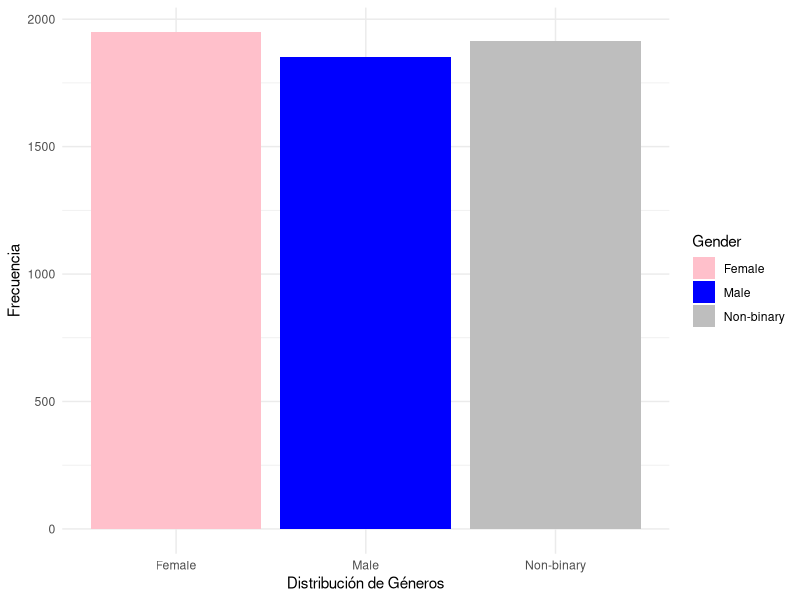
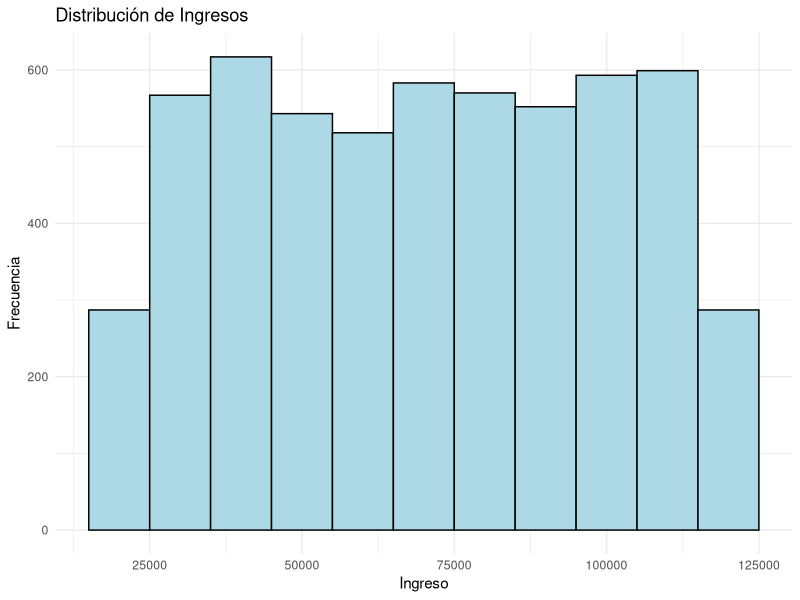
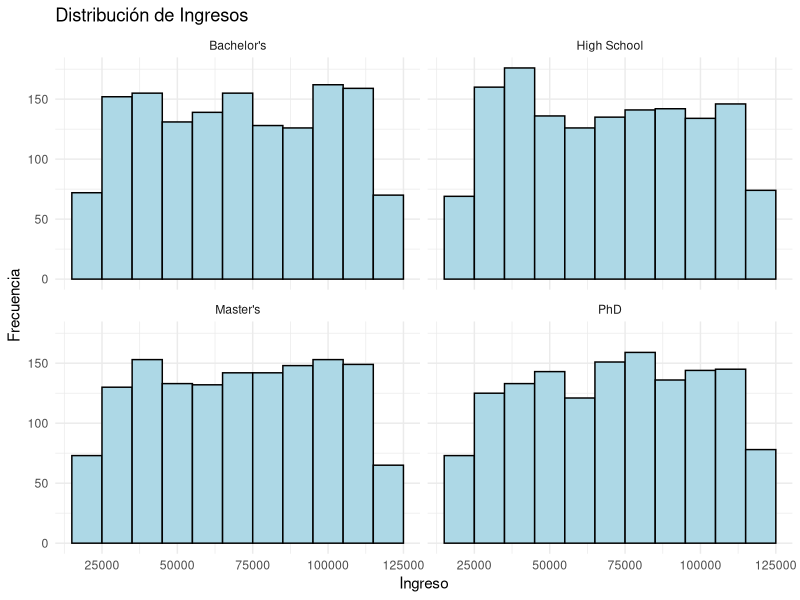
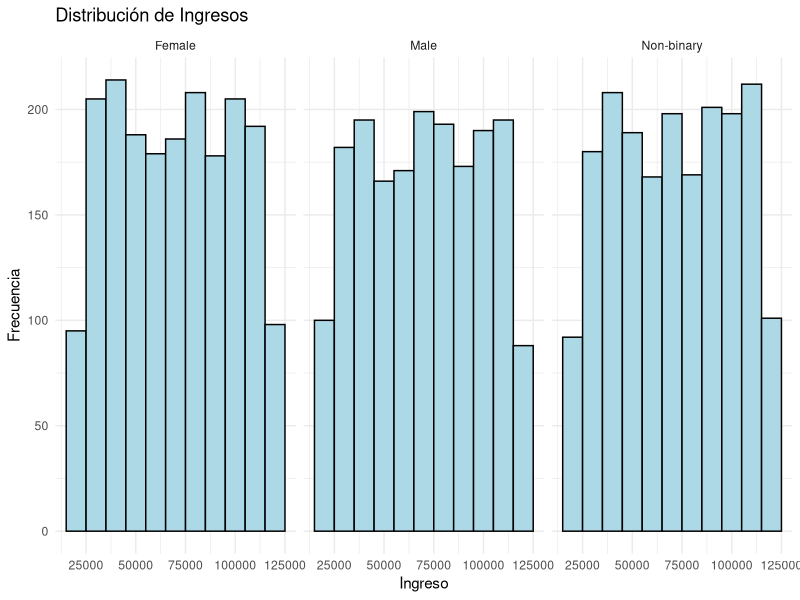
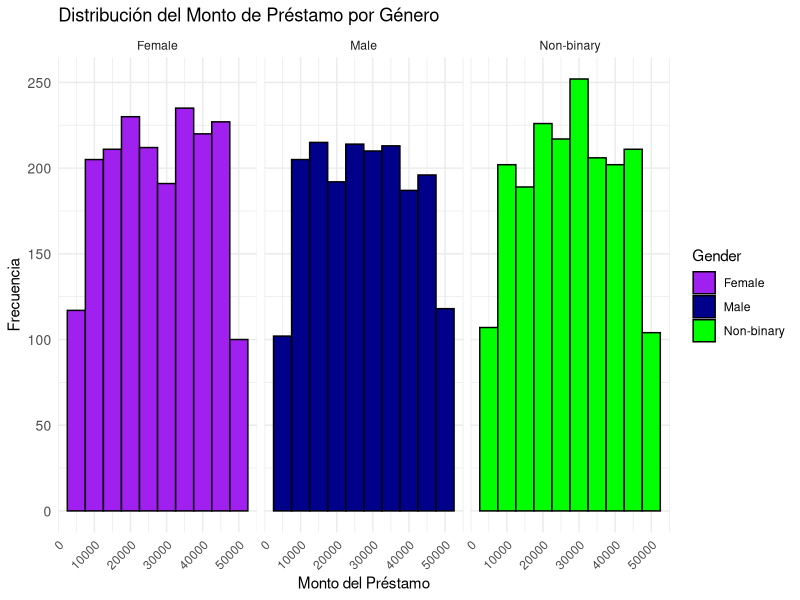
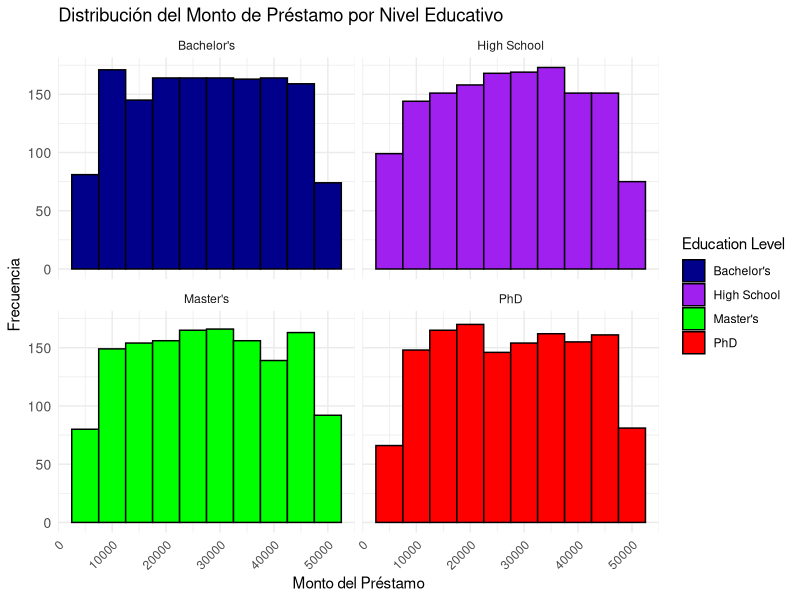
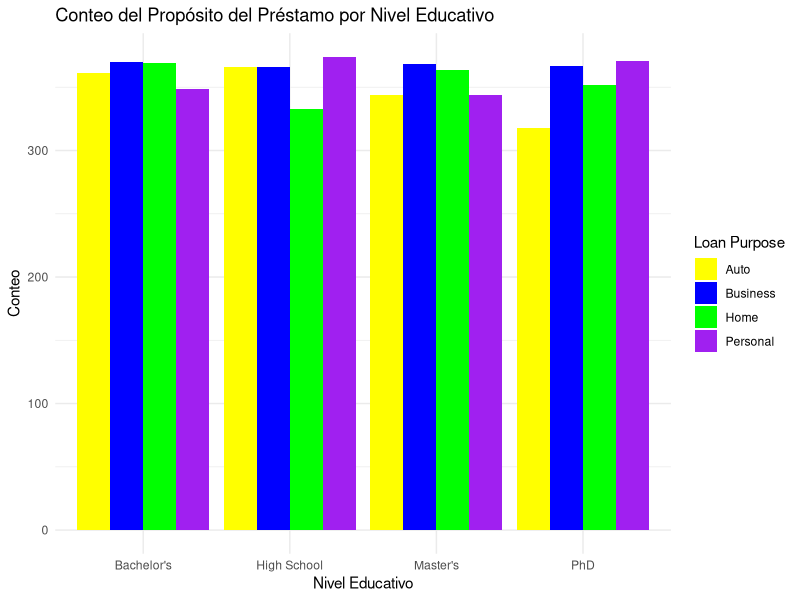
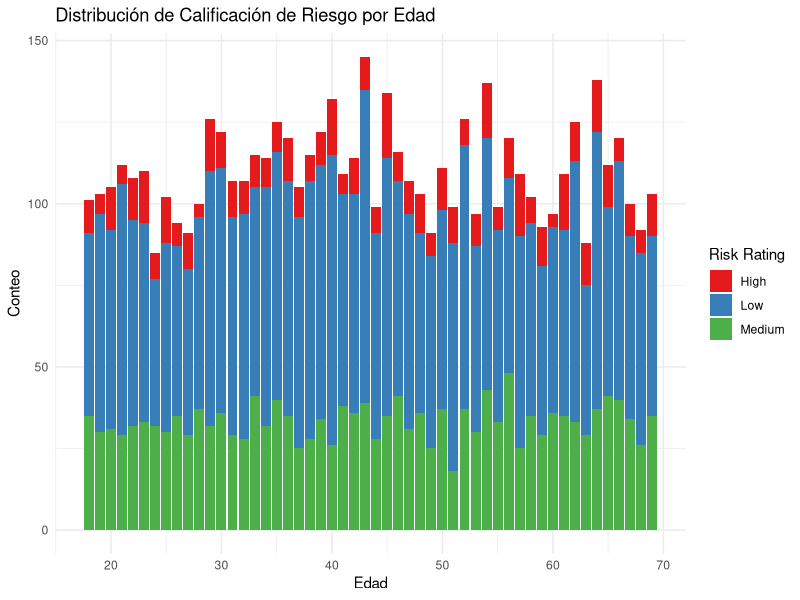

R code for these plots, in order:
## ---- chunk 1
library(readr)
base_financial_risk_assessment <- read_delim("base-financial-risk-assessment.csv", 
    delim = ";", escape_double = FALSE, trim_ws = TRUE)
View(base_financial_risk_assessment)
## ---- chunk 2
head(base_financial_risk_assessment)
## ---- chunk 3
Base_limpia <- na.omit(base_financial_risk_assessment)
head(Base_limpia)
## ---- chunk 4
library(dplyr)
resultado <- Base_limpia %>% 
  summarise(
    
    # calculamos los estadísticos de interés para la variable edad/Age
    media_edad = mean(Age),
    varianza_edad = var(Age),
    min_edad = min(Age),
    max_edad = max(Age),
    
    # Calculamos los estadísticos de interés para la variable ingreso/Income
    media_ingresos = mean(Income),
    varianza_ingresos = var(Income),
    min_ingresos = min(Income),
    max_ingresos = max(Income),
    
    # Calculamos los estadísticos de interés para la variable record_crediticio/ Credit Score
    media_record_crediticio = mean(`Credit Score`),
    varianza_record_crediticio = var(`Credit Score`),
    min_record_crediticio = min(`Credit Score`),
    max_record_crediticio = max(`Credit Score`),
    
    # Calculamos los estadísticos de interés para la variable monto del préstamo/ Loan Amount
    media_monto_prestamo = mean(`Loan Amount`),
    varianza_monto_prestamo = var(`Loan Amount`),
    min_monto_prestamo = min(`Loan Amount`),
    max_monto_prestamo = max(`Loan Amount`),
    
    # Calculamos los estadísticos de interés para variable anyos_trabajo / Years at current job
    media_anyos_trabajo = mean(`Years at Current Job`),
    varianza_anyos_trabajo = var(`Years at Current Job`),
    min_anyos_trabajo = min(`Years at Current Job`),
    max_anyos_trabajo = max(`Years at Current Job`),
  )
## ---- chunk 5
resultado$media_edad
resultado$min_edad
resultado$max_edad
## ---- chunk 6
resultado$media_ingresos
resultado$varianza_ingresos
resultado$min_ingresos
resultado$max_ingresos
## ---- chunk 7
resultado$media_monto_prestamo
resultado$varianza_monto_prestamo
resultado$min_monto_prestamo
resultado$max_monto_prestamo
## ---- chunk 8
library(ggplot2)
# Gráfico con las distribuciones del género
ggplot(Base_limpia, aes(x = Gender, fill = Gender)) +
  geom_bar() +
  scale_fill_manual(values = c("Male" = "blue", "Female" = "pink", "Non-binary" = "gray")) +
  labs(x = "Distribución de Géneros", y = "Frecuencia") + theme_minimal()

## ---- chunk 9
library(ggplot2)
ggplot(Base_limpia, aes(x = Income)) + 
  geom_histogram(binwidth = 10000, fill = "lightblue", color = "black") + 
  labs(x = "Ingreso", y = "Frecuencia", title = "Distribución de Ingresos") +
 theme_minimal()
## ---- chunk 10
library(ggplot2)
ggplot(Base_limpia, aes(x = Income)) + 
  geom_histogram(binwidth = 10000, fill = "lightblue", color = "black") + 
  labs(x = "Ingreso", y = "Frecuencia", title = "Distribución de Ingresos") + theme_minimal() +
  facet_wrap(~ `Education Level`)  # Facet por nivel educativo
## ---- chunk 11
library(ggplot2)
ggplot(Base_limpia, aes(x = Income)) + 
  geom_histogram(binwidth = 10000, fill = "lightblue", color = "black") + 
  labs(x = "Ingreso", y = "Frecuencia", title = "Distribución de Ingresos") + theme_minimal() +
  facet_wrap(~ Gender)  # Facet Género
## ---- chunk 12
library(ggplot2)

ggplot(Base_limpia, aes(x = `Loan Amount`, fill = Gender)) +  
  geom_histogram(binwidth = 5000, color = "black", position = "identity") +  
  scale_fill_manual(values = c("Male" = "darkblue", "Female" = "purple", "Non-binary" = "green")) +  
  facet_wrap(~ Gender) +  
  labs(x = "Monto del Préstamo", y = "Frecuencia", title = "Distribución del Monto de Préstamo por Género") + 
  theme_minimal() +
  theme(axis.text.y = element_text(size = 10), # Ajustamos el tamaño del texto
        axis.text.x = element_text(angle = 45, hjust = 1))  #Rotamos el texto


## ---- chunk 13
library(ggplot2)

ggplot(Base_limpia, aes(x = `Loan Amount`, fill = `Education Level`)) +  
  geom_histogram(binwidth = 5000, color = "black", position = "identity") +  
  scale_fill_manual(values = c("Bachelor's" = "darkblue", "High School" = "purple", "Master's" = "green", "PhD" = "red")) +  
  facet_wrap(~ `Education Level`) +  
  labs(x = "Monto del Préstamo", y = "Frecuencia", title = "Distribución del Monto de Préstamo por Nivel Educativo") + 
  theme_minimal() +
  theme(axis.text.y = element_text(size = 10), # Ajustamos el tamaño del texto
        axis.text.x = element_text(angle = 45, hjust = 1))  #Rotamos el texto
## ---- chunk 14
library(ggplot2)
library(dplyr)

# Contar las combinaciones de Education Level y Loan Purpose
Base_count <- Base_limpia %>%
  group_by(`Education Level`, `Loan Purpose`) %>%
  summarise(Count = n(), .groups = 'drop')

# Gráfico de barras para visualizar el conteo
ggplot(Base_count, aes(x = `Education Level`, y = Count, fill = `Loan Purpose`)) +
  geom_bar(stat = "identity", position = "dodge") +  # Usa barras para mostrar el conteo
  labs(x = "Nivel Educativo", y = "Conteo", title = "Conteo del Propósito del Préstamo por Nivel Educativo") +
  scale_fill_manual(values = c("Business" = "blue", "Personal" = "purple", "Home" = "green", "Auto" = "yellow")) +
  theme_minimal()

## ---- chunk 15
library(ggplot2)
ggplot(Base_limpia, aes(x = Age, fill = `Risk Rating`)) +
  geom_bar() +  
  labs(x = "Edad", y = "Conteo", title = "Distribución de Calificación de Riesgo por Edad") + 
  theme_minimal() +  
  scale_fill_brewer(palette = "Set1")  
## ---- chunk 16
library(ggplot2)

ggplot(Base_limpia, aes(x = `Risk Rating`, fill = `Education Level`)) +  
  geom_bar(color = "black", position = "identity") +  
  scale_fill_manual(values = c("Bachelor's" = "darkblue", "High School" = "purple", "Master's" = "green", "PhD" = "red")) +  
  facet_wrap(~ `Education Level`) +  
  labs(x = "Calificación de Riesgo", y = "Frecuencia", title = "Distribución de la Calificación de Riesgo por Nivel Educativo") + 
  theme_minimal() +
  theme(axis.text.y = element_text(size = 10), # Ajustamos el tamaño del texto
        axis.text.x = element_text(angle = 45, hjust = 1))  # Rotamos el texto


## ---- chunk 17
library(ggplot2)

ggplot(Base_limpia, aes(x = `Risk Rating`, y = Income, fill = `Risk Rating`)) +  
  geom_boxplot(color = "black") +  
  scale_fill_manual(values = c("Low" = "green", "Medium" = "yellow", "High" = "red", "Very High" = "purple")) +  
  labs(x = "Calificación de Riesgo", y = "Ingreso", title = "Comparación de la Calificación de Riesgo con el Ingreso") + 
  theme_minimal() +
  theme(axis.text.y = element_text(size = 10), # Ajustamos el tamaño del texto
        axis.text.x = element_text(angle = 45, hjust = 1))  # Rotamos el texto

## ---- chunk 18
library(ggplot2)

ggplot(Base_limpia, aes(x = `Loan Purpose`, fill = `Risk Rating`)) +  
  geom_bar(position = "fill", color = "black") +  
  scale_fill_manual(values = c("Low" = "green", "Medium" = "yellow", "High" = "red", "Very High" = "purple")) +  
  labs(x = "Propósito del Préstamo", y = "Proporción", title = "Distribución de la Calificación de Riesgo según el Propósito del Préstamo") + 
  theme_minimal() +
  theme(axis.text.x = element_text(angle = 45, hjust = 1))  # Rotamos el texto para mejorar la legibilidad

